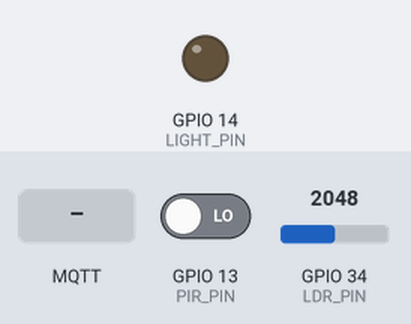
A sketch run on a simulated ESP32. Parts: output pins drawn as LEDs (lit = HIGH). The test bench sets the inputs (shaded band); at power-on: GPIO 13 (PIR_PIN) LOW, GPIO 34 (LDR_PIN) = 2048. WiFi joins after 1.5 s; servers stay silent unless stated; random numbers use the default seed unless the sketch sets one; no MQTT or app messages arrive unless stated; what the sketch prints to the serial monitor is not drawn.

Above: at 2.7 s.
2.8 s: GPIO 13 (PIR_PIN) driven HIGH
At 3.2 s:
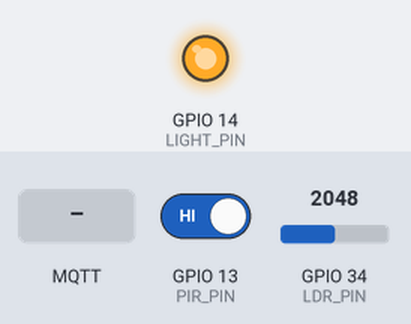
4.3 s: MQTT message "I am outside" arrives on the first subscribed topic
At 4.8 s:
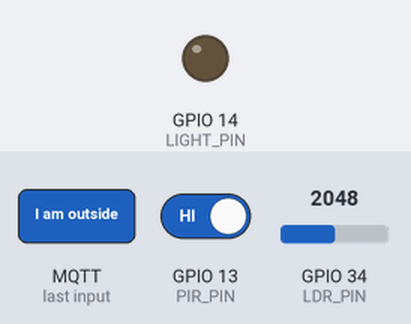
7.3 s: MQTT message "I am home" arrives on the first subscribed topic
At 7.7 s:
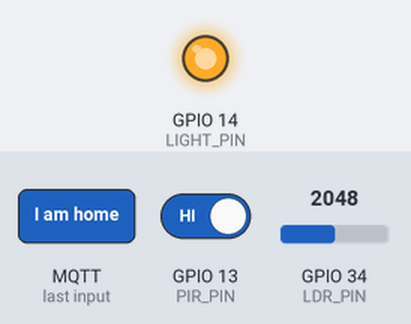
8.9 s: GPIO 13 (PIR_PIN) driven LOW
At 9.2 s:
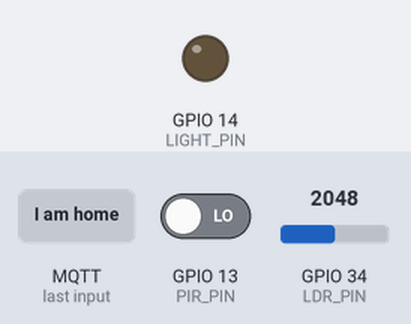
Timing chart, 0 to 11.4 s (numbered marks = the images above; inputs shaded):
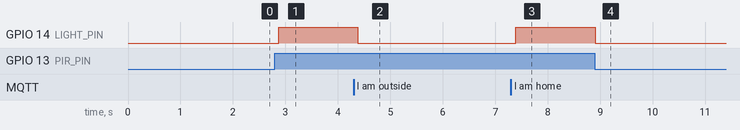

Measured:
- after the input at 2.8 s, GPIO 14 (LIGHT_PIN): LOW → HIGH after 0.07 s
- after the input at 4.3 s, GPIO 14 (LIGHT_PIN): HIGH → LOW after 0.08 s
- after the input at 7.3 s, GPIO 14 (LIGHT_PIN): LOW → HIGH after 0.10 s
- after the input at 8.9 s, GPIO 14 (LIGHT_PIN): HIGH → LOW at once

The sketch:

Smart_Motion_Detection_and_Intrusion_Alert_System.ino
```cpp
#include <WiFi.h>
#include <PubSubClient.h>

// ==================== CONFIGURATION ====================
// 1. Wi-Fi Settings
const char* ssid     = "YOUR_WIFI_SSID";
const char* password = "YOUR_WIFI_PASSWORD";

// 2. MQTT Settings (Using HiveMQ public broker as a standard default)
const char* mqtt_server = "broker.hivemq.com";
const int mqtt_port     = 1883;

// 3. MQTT Topics
const char* topic_status = "home/security/status"; // Topic to RECEIVE "I am outside" / "I am home"
const char* topic_alerts = "home/security/alerts"; // Topic to SEND alerts

// 4. Hardware Pin Assignments
const int PIR_PIN   = 13; // PIR Sensor Output Pin
const int LDR_PIN   = 34; // LDR Sensor Analog Pin (ADC1)
const int LIGHT_PIN = 14; // Relay/LED Pin for Light Control

// 5. Thresholds
const int DARK_THRESHOLD = 1500; // Adjust based on your room's darkness (0-4095)

// ==================== GLOBAL VARIABLES ====================
bool isOwnerAway = false; // Tracks state: false = "I am home", true = "I am outside"
unsigned long lastAlertTime = 0;
const unsigned long alertCooldown = 15000; // 15-second delay to prevent notification spamming

WiFiClient espClient;
PubSubClient client(espClient);

// ==================== FUNCTIONS ====================

// SETUP WI-FI
void setup_wifi() {
  delay(10);
  Serial.println();
  Serial.print("Connecting to ");
  Serial.println(ssid);

  WiFi.begin(ssid, password);

  while (WiFi.status() != WL_CONNECTED) {
    delay(500);
    Serial.print(".");
  }

  Serial.println("");
  Serial.println("Wi-Fi connected successfully!");
  Serial.print("IP address: ");
  Serial.println(WiFi.localIP());
}

// MQTT CALLBACK (Receives incoming messages from your phone)
void callback(char* topic, byte* payload, unsigned int length) {
  String message = "";
  for (int i = 0; i < length; i++) {
    message += (char)payload[i];
  }

  Serial.print("Message arrived on topic [");
  Serial.print(topic);
  Serial.print("]: ");
  Serial.println(message);

  // Check if message came from the correct status topic
  if (String(topic) == topic_status) {
    message.trim(); // Remove any accidental spaces or hidden newline characters

    if (message == "I am outside" || message == "OUT") {
      isOwnerAway = true;
      Serial.println(">>> System State updated to: SECURITY MODE (Armed)");
    }
    else if (message == "I am home" || message == "HOME") {
      isOwnerAway = false;
      Serial.println(">>> System State updated to: CONVENIENCE MODE (Disarmed)");
      digitalWrite(LIGHT_PIN, LOW); // Turn off light immediately if left on
    }
  }
}

// MQTT RECONNECT (Ensures connection is always alive)
void reconnect() {
  // Loop until we're reconnected
  while (!client.connected()) {
    Serial.print("Attempting MQTT connection...");

    // Create a unique client ID using ESP32 MAC address
    String clientId = "ESP32Client-" + String(random(0, 0xffff), HEX);

    if (client.connect(clientId.c_str())) {
      Serial.println("connected!");

      // Once connected, subscribe to receive status messages
      client.subscribe(topic_status);
      Serial.print("Subscribed to topic: ");
      Serial.println(topic_status);
    } else {
      Serial.print("failed, rc=");
      Serial.print(client.state());
      Serial.println(" trying again in 5 seconds");
      delay(5000);
    }
  }
}

// ==================== MAIN SETUP & LOOP ====================

void setup() {
  Serial.begin(115200);

  // Pin modes
  pinMode(PIR_PIN, INPUT);
  pinMode(LDR_PIN, INPUT);
  pinMode(LIGHT_PIN, OUTPUT);
  digitalWrite(LIGHT_PIN, LOW); // Initialize light to OFF

  setup_wifi();

  client.setServer(mqtt_server, mqtt_port);
  client.setCallback(callback);
}

void loop() {
  // Always verify network and broker connections are active
  if (!client.connected()) {
    reconnect();
  }
  client.loop(); // Keeps the MQTT client processing incoming/outgoing data

  // Sensor Readings
  int ldrValue = analogRead(LDR_PIN);
  int pirValue = digitalRead(PIR_PIN);

  // Core Security & Lighting Logic
  if (ldrValue > DARK_THRESHOLD) { // High ADC value usually means dark for standard LDR pull-down circuits
    if (pirValue == HIGH) {

      if (!isOwnerAway) {
        // OWNER IS HOME: Turn on convenience light
        digitalWrite(LIGHT_PIN, HIGH);
        Serial.println("Motion detected (Owner Home) -> Light turned ON.");
      }
      else {
        // OWNER IS OUTSIDE: Do not trigger light, send critical alert immediately
        digitalWrite(LIGHT_PIN, LOW);

        // Cooldown mechanism so your phone isn't spammed with 100 texts a minute
        if (millis() - lastAlertTime > alertCooldown) {
          Serial.println("Motion detected (Owner Outside!) -> Sending MQTT Alert.");
          client.publish(topic_alerts, "ALERT: Intruder detected! Motion identified while you are marked as OUTSIDE.");
          lastAlertTime = millis();
        }
      }
    } else {
      // If no motion is detected and owner is home, turn off the light after a while
      // (For prototyping simplicity, it turns off immediately when PIR goes LOW)
      if (!isOwnerAway) {
        digitalWrite(LIGHT_PIN, LOW);
      }
    }
  } else {
    // It is daytime: Keep the light off regardless of motion
    digitalWrite(LIGHT_PIN, LOW);
  }

  delay(100); // Small stability delay
}
```
